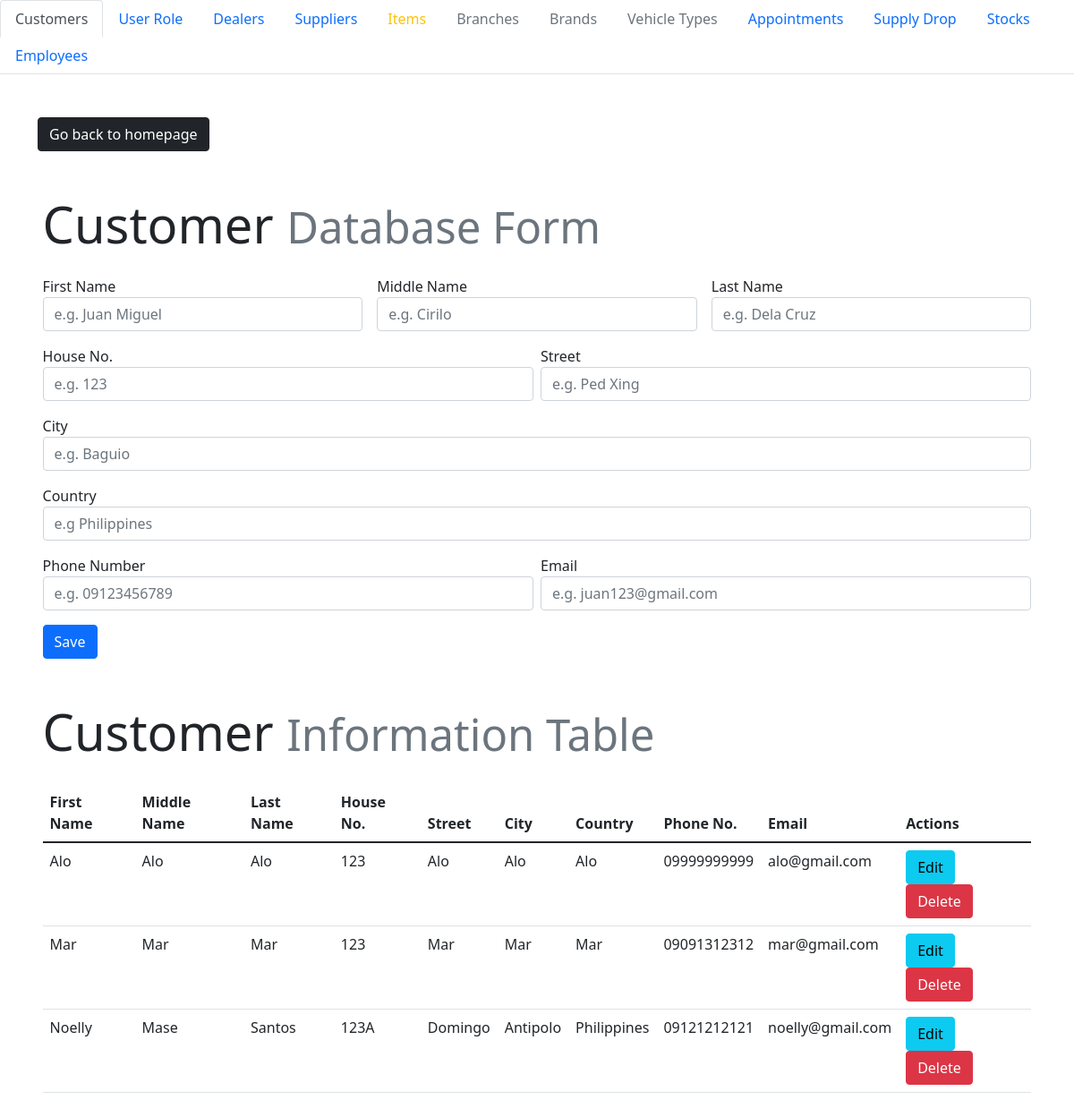
The app's page /avalon/admin/index.php with its own data.
### tables this page shows
CREATE TABLE `users` (
  `user_id` int(10) NOT NULL,
  `f_name` varchar(30) NOT NULL,
  `m_name` varchar(30) NOT NULL,
  `l_name` varchar(30) NOT NULL,
  `house_no` varchar(10) NOT NULL,
  `street` varchar(30) NOT NULL,
  `city` varchar(30) NOT NULL,
  `country` varchar(30) NOT NULL,
  `phone_no` varchar(11) NOT NULL,
  `email` varchar(30) NOT NULL,
  `password` varchar(100) NOT NULL,
  `role` varchar(10) NOT NULL DEFAULT 'customer'
);

### avalon/admin/index.php (the view, shortened to what this page needs)
<!DOCTYPE html>
<html lang="en">
<head>
    <link rel="stylesheet" href="style.css">
    <link href="https://cdn.jsdelivr.net/npm/bootstrap@5.1.3/dist/css/bootstrap.min.css" rel="stylesheet">
</head>
<body>
    <ul class="nav nav-tabs">
    <li class="nav-item">
        <a class="nav-link active" href="#">Customers</a>
    </li>
    <li class="nav-item">
        <a class="nav-link" href="./user_role.php">User Role</a>
    </li>
    <li class="nav-item">
        <a class="nav-link" href="./dealer.php">Dealers</a>
    </li>
    <li class="nav-item">
        <a class="nav-link" href="./supplier.php">Suppliers</a>
    </li>
    <li class="nav-item">
        <a class="nav-link text-warning" href="./item.php">Items</a>
    </li>
    <li class="nav-item">
        <a class="nav-link text-muted" href="./branch.php">Branches</a>
    </li>
    <li class="nav-item">
        <a class="nav-link text-muted" href="./brand.php">Brands</a>
    </li>
    <li class="nav-item">
        <a class="nav-link text-muted" href="./vehicle_type.php">Vehicle Types</a>
    </li>
    <li class="nav-item">
        <a class="nav-link" href="./appointment-admin.php">Appointments</a>
    </li>
    <li class="nav-item">
        <a class="nav-link" href="./provides.php">Supply Drop</a>
    </li>
    <li class="nav-item">
        <a class="nav-link" href="./stocks.php">Stocks</a>
    </li>
    <li class="nav-item">
        <a class="nav-link" href="./works_at.php">Employees</a>
    </li>
    </ul>
    <?php require_once 'process.php'; ?>
    <div class="container transition">
    <div style="padding-top: 3em;">
        <a class="btn btn-dark" href="../foradmin.php" role="button">Go back to homepage</a>
    </div>
    <div class="mx-auto" style="width: 99%; padding-top: 3em;">
    <h1 class="display-4">Customer <small class="text-muted">Database Form</small></h1>
        <form action="process.php" method="POST">
            <div class="hstack gap-3">
            <div class="col form-group" style="padding-top: 1em">
                <label for="">First Name</label>
                <input type="text" name="fname" class="form-control" value="<?php echo $fname; ?>" placeholder="e.g. Juan Miguel" required autofocus>
            </div>
            <div class="col form-group" style="padding-top: 1em">
                <label for="">Middle Name</label>
                <input type="text" name="mname" class="form-control" value="<?php echo $mname; ?>" placeholder="e.g. Cirilo" required>
            </div>
            <div class="col form-group" style="padding-top: 1em">
                <label for="">Last Name</label>
                <input type="text" name="lname" class="form-control" value="<?php echo $lname; ?>" placeholder="e.g. Dela Cruz" required>
            </div>
            </div>
            <div class="hstack gap-2">
            <div class="col form-group" style="padding-top: 1em">
                <label for="">House No.</label>
                <input type="text" name="hn" class="form-control" value="<?php echo $hn; ?>" placeholder="e.g. 123" required>
            </div>
            <div class="col form-group" style="padding-top: 1em">
                <label for="">Street</label>
                <input type="text" name="st" class="form-control" value="<?php echo $st; ?>" placeholder="e.g. Ped Xing" required>
            </div>
            </div>
            <div class="col form-group" style="padding-top: 1em">
                <label for="">City</label>
                <input type="text" name="city" class="form-control" value="<?php echo $city; ?>" placeholder="e.g. Baguio" required pattern="[a-zA-Z]{2,}">
            </div>
            <div class="col form-group" style="padding-top: 1em">
                <label for="">Country</label>
                <input type="text" name="country" class="form-control" value="<?php echo $country; ?>" placeholder="e.g Philippines" required pattern="[a-zA-Z]{2,}">
            </div>
            <div class="hstack gap-2">
            <div class="col form-group" style="padding-top: 1em">
                <label for="">Phone Number</label>
                <input type="tel" name="pn" class="form-control" value="<?php echo $pn; ?>" placeholder="e.g. 09123456789" pattern="^\s*(?:\+?(\d{1,3}))?[-. (]*(\d{3})[-. )]*(\d{3})[-. ]*(\d{4})(?: *x(\d+))?\s*$" required>
            </div>
            <div class="col form-group" style="padding-top: 1em">
                <label for="">Email</label>
                <input type="text" name="email" class="form-control" value="<?php echo $email; ?>" placeholder="e.g. juan123@gmail.com" pattern="^[a-zA-Z0-9+_.-]+@[a-zA-Z0-9.-]+$"  required>
            </div>
            </div>
            <div class="form-group" style="padding-top: 1em">
                <?php
                if ($update == true):
                ?>
                    <button type="submit" class="btn btn-info" name="update">Update</button>
                <?php else: ?>
                    <button type="submit" class="btn btn-primary" name="save">Save</button>
                <?php endif; ?>
            </div>
        </form>
    </div>
    <?php
        $mysqli = new mysqli('localhost', 'root', '', 'sza') or die(mysqli_error($mysqli));
        $result = $mysqli->query("SELECT * FROM users WHERE role = 'customer'") or die(mysqli_error);
    ?>
    <div class="mx-auto" style="width: 99%; padding-top: 3em; padding-bottom: 5em;">
    <h1 class="display-4" style="padding-bottom: 0.3em;">Customer <small class="text-muted">Information Table</small></h1>
        <table class="table">
            <thead>
                <tr>
                    <th>First Name</th>
                    <th>Middle Name</th>
                    <th>Last Name</th>
                    <th>House No.</th>
                    <th>Street</th>
                    <th>City</th>
                    <th>Country</th>
                    <th>Phone No.</th>
                    <th>Email</th>
                    <th>Actions</th>
                </tr>
            </thead>
        <?php
            while ($row = $result->fetch_assoc()): ?>
                <tr>
                    <td><?php echo $row['f_name']; ?></td>
                    <td><?php echo $row['m_name']; ?></td>
                    <td><?php echo $row['l_name']; ?></td>
                    <td><?php echo $row['house_no']; ?></td>
                    <td><?php echo $row['street']; ?></td>
                    <td><?php echo $row['city']; ?></td>
                    <td><?php echo $row['country']; ?></td>
                    <td><?php echo $row['phone_no']; ?></td>
                    <td><?php echo $row['email']; ?></td>
                    <td>
                        <a href="index.php?edit=<?php echo $row['user_id']; ?>"
                            class="btn btn-info">Edit</a>
                        <button onclick="check(<?php echo $row['user_id']; ?>)" type="button" class="btn btn-danger">Delete</button>
                    </td>
                </tr>
            <?php endwhile; ?>
        </table>
    </div>
    </div>
</body>
</html>

### avalon/admin/style.css (style rules this page uses)
.transition { animation: transitionIn 0.5s; }

### records on screen
users: f_name "Alo", m_name "Alo", l_name "Alo", house_no "123", street "Alo", city "Alo", country "Alo", phone_no "09999999999", email "alo@gmail.com"
users: f_name "Mar", m_name "Mar", l_name "Mar", house_no "123", street "Mar", city "Mar", country "Mar", phone_no "09091312312", email "mar@gmail.com"
users: f_name "Noelly", m_name "Mase", l_name "Santos", house_no "123A", street "Domingo", city "Antipolo", country "Philippines", phone_no "09121212121", email "noelly@gmail.com"
